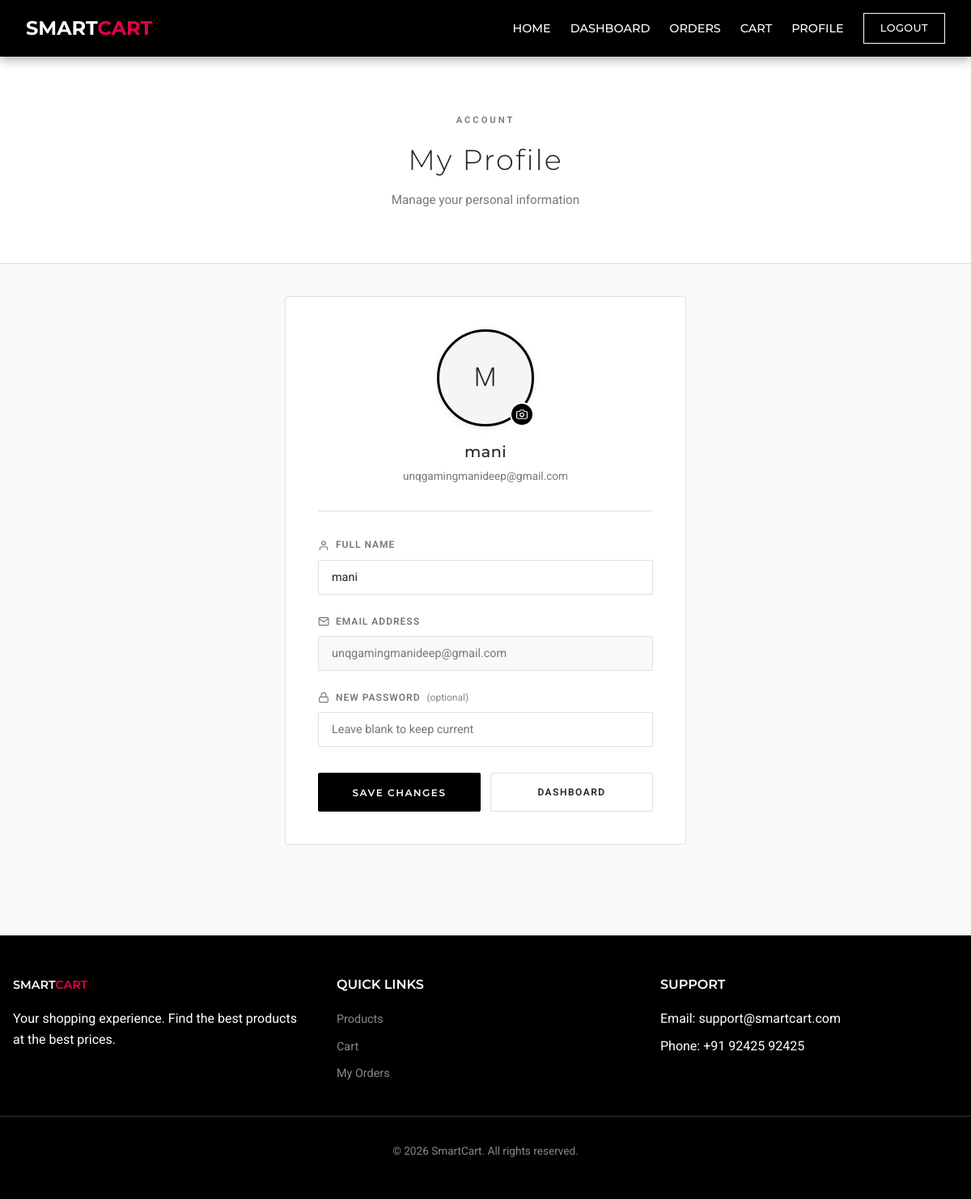
Before: /user/profile (signed in) with the older database file.
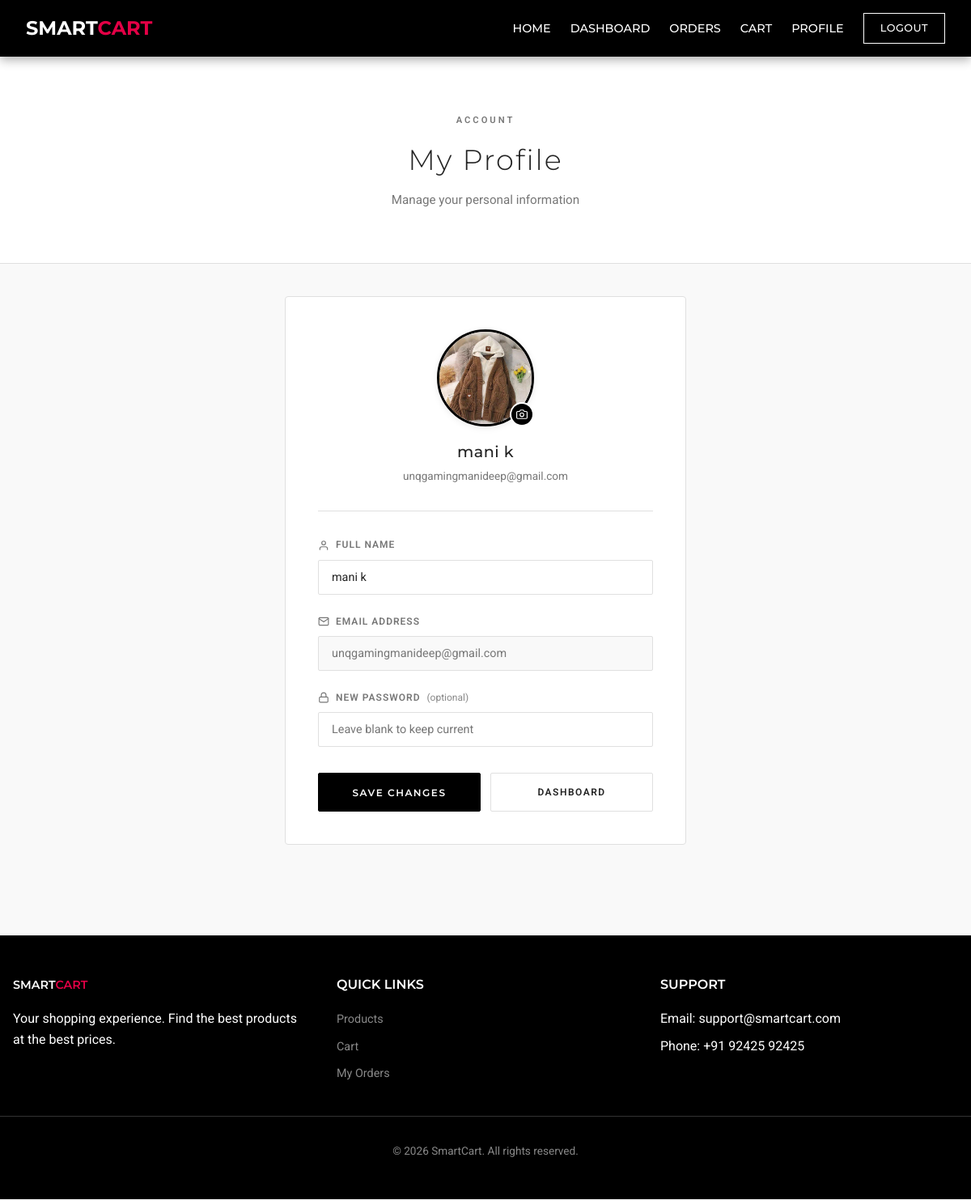
After: the same page with the newer database file.
### tables this page shows
CREATE TABLE users (
    user_id INTEGER PRIMARY KEY AUTOINCREMENT,
    name TEXT NOT NULL,
    email TEXT UNIQUE NOT NULL,
    password TEXT NOT NULL,
    address TEXT,
    profile_image TEXT
);

### app.py (the view, shortened to what this page needs)
@app.route('/user/profile', methods=['GET', 'POST'])
def user_profile():
    if 'user_id' not in session:
        flash("Please login!", "danger")
        return redirect('/user-signin')
    user_id = session['user_id']
    conn = get_db()
    cursor = conn.cursor()
    cursor.execute("SELECT * FROM users WHERE user_id = ?", (user_id,))
    user = cursor.fetchone()
    cursor.close()
    conn.close()
    return render_template("user/user_profile.html", user=user)

### app.py (called while the page is built)
def get_db():
    connection = sqlite3.connect(DB_PATH, detect_types=sqlite3.PARSE_DECLTYPES)
    connection.row_factory = sqlite3.Row
    return connection

### templates/user/user_profile.html (shortened to what this page needs)
{% extends "user/base.html" %}
{% block page_css %}
<link rel="stylesheet" href="{{ url_for('static', filename='css/user/user_profile.css') }}">
{% endblock %}
{% block content %}
<div class="profile-hero">
  <div class="profile-hero__inner">
    <span class="profile-hero__label">Account</span>
    <h1 class="profile-hero__title">My Profile</h1>
    <p class="profile-hero__desc">Manage your personal information</p>
  </div>
</div>
<div class="profile-container">
  <div class="profile-card">
    <div class="profile-avatar-section">
      <div class="profile-avatar">
        {% if user.profile_image %}
        <div id="profile-avatar" class="profile-avatar__circle">
          <img src="{{ url_for('static', filename='uploads/user_profiles/' + user.profile_image) }}"
            alt="{{ user.name }}" id="current-avatar-img" class="profile-avatar__img" />
        </div>
        {% else %}
        <div id="profile-avatar" class="profile-avatar__circle profile-avatar__circle--initial">
          <span class="profile-avatar__initial">{{ user.name[0]|upper }}</span>
        </div>
        {% endif %}
        <label for="profile-image-input" class="profile-avatar__edit">
        </label>
      </div>
      <h2 class="profile-avatar__name">{{ user.name }}</h2>
      <p class="profile-avatar__email">{{ user.email }}</p>
    </div>
    <div class="profile-divider"></div>
    <form method="POST" action="/user/profile" enctype="multipart/form-data" id="profile-form" class="profile-form">
      <div class="profile-form__group">
        <label for="profile-name" class="profile-form__label">
          <svg xmlns="http://www.w3.org/2000/svg" width="14" height="14" viewBox="0 0 24 24" fill="none"
            stroke="currentColor" stroke-width="2" stroke-linecap="round" stroke-linejoin="round">
            <path d="M20 21v-2a4 4 0 0 0-4-4H8a4 4 0 0 0-4 4v2"></path>
            <circle cx="12" cy="7" r="4"></circle>
          </svg>
          Full Name
        </label>
        <input type="text" name="name" id="profile-name" value="{{ user.name }}" required placeholder="Your full name"
          class="profile-form__input" />
      </div>
      <div class="profile-form__group">
        <label for="profile-email" class="profile-form__label">
          Email Address
        </label>
        <input type="email" name="email" id="profile-email" value="{{ user.email }}" readonly
          class="profile-form__input profile-form__input--readonly" title="Email cannot be changed" />
      </div>
      <div class="profile-form__group">
        <label for="profile-password" class="profile-form__label">
          <svg xmlns="http://www.w3.org/2000/svg" width="14" height="14" viewBox="0 0 24 24" fill="none"
            stroke="currentColor" stroke-width="2" stroke-linecap="round" stroke-linejoin="round">
            <rect x="3" y="11" width="18" height="11" rx="2" ry="2"></rect>
            <path d="M7 11V7a5 5 0 0 1 10 0v4"></path>
          </svg>
          New Password
          <span class="profile-form__optional">(optional)</span>
        </label>
        <input type="password" name="password" id="profile-password" placeholder="Leave blank to keep current"
          class="profile-form__input" />
      </div>
      <div class="profile-form__actions">
        <button type="submit" class="profile-form__btn profile-form__btn--primary">Save Changes</button>
        <a href="{{ url_for('user_dashboard') }}" class="profile-form__btn profile-form__btn--ghost">Dashboard</a>
      </div>
    </form>
  </div>
</div>
{% endblock %}

### templates/user/base.html (shortened to what this page needs)
<!DOCTYPE html>
<html lang="en">
<head>
    <link rel="stylesheet" href="{{ url_for('static', filename='css/base.css') }}">
    {% block page_css %}{% endblock %}
</head>
<body>
    <nav class="sc-nav sc-nav--glass" id="main-nav" role="navigation" aria-label="Main navigation">
        <div class="sc-nav__brand">
            <a href="{{ url_for('user_index') }}">Smart<span class="sc-u-text-brand">Cart</span></a>
        </div>
        <div class="sc-nav__links" id="nav-links">
            {% if session.get('user_id') %}
            <a href="{{ url_for('user_index') }}" class="sc-nav__link">Home</a>
            <a href="{{ url_for('user_dashboard') }}" class="sc-nav__link">Dashboard</a>
            <a href="{{ url_for('my_orders') }}" class="sc-nav__link">Orders</a>
            <a href="{{ url_for('view_cart') }}" class="sc-nav__link">Cart</a>
            <a href="{{ url_for('user_profile') }}" class="sc-nav__link">Profile</a>
            <a href="{{ url_for('user_logout') }}" class="sc-btn sc-btn--ghost sc-btn--sm">Logout</a>
            {% else %}
            <a href="{{ url_for('user_index') }}" class="sc-nav__link">Home</a>
            <a href="{{ url_for('user_signin') }}" class="sc-btn sc-btn--ghost sc-btn--sm">Sign In</a>
            <a href="{{ url_for('user_signup') }}" class="sc-btn sc-btn--primary sc-btn--sm">Sign Up</a>
            {% endif %}
        </div>
    </nav>
    <main class="container" id="main-content" role="main">
        {% block content %}{% endblock %}
    </main>
    <footer class="sc-footer">
        <div class="container footer-grid">
            <div class="footer-col">
                <h3><a href="{{ url_for('user_index') }}" style="text-decoration: none; color: inherit;">Smart<span
                            class="sc-u-text-brand">Cart</span></a></h3>
                <p>Your shopping experience. Find the best products at the best prices.</p>
            </div>
            <div class="footer-col">
                <h4>Quick Links</h4>
                <ul>
                    <li><a href="/user/products">Products</a></li>
                    <li><a href="/user/cart">Cart</a></li>
                    <li><a href="/user/my-orders">My Orders</a></li>
                </ul>
            </div>
            <div class="footer-col">
                <h4>Support</h4>
                <ul>
                    <li><span>Email: support@smartcart.com</span></li>
                    <li><span>Phone: +91 92425 92425</span></li>
                </ul>
            </div>
        </div>
        <div class="container footer-bottom">
            &copy; 2026 SmartCart. All rights reserved.
        </div>
    </footer>
</body>
</html>

### static/css/base.css (style rules this page uses)
:root { --pe-primary-black: #000000; --pe-brand-navy: #112E51; --pe-brand-navy-dark: #002F6C; --pe-accent-red: #E40046; --pe-accent-red-hover: #D22630; --pe-bg-white: #FFFFFF; --pe-bg-light: #F5F5F5; --pe-bg-light-alt: #F9F9F9; --pe-text-dark: #222222; --pe-text-muted: #777777; --pe-text-muted-alt: #888888; --pe-border-color: #E0E0E0; --pe-radius: 2px; --pe-shadow: 0 2px 8px rgba(0, 0, 0, 0.08); }
*, *::before, *::after { box-sizing: border-box; margin: 0; padding: 0; }
html, body { overflow-x: hidden; font-family: 'Roboto', sans-serif; background-color: var(--pe-bg-light-alt); color: var(--pe-text-dark); line-height: 1.6; -webkit-font-smoothing: antialiased; }
h1, h2, h3, h4, h5, h6 { font-family: 'Montserrat', sans-serif; font-weight: 600; color: var(--pe-primary-black); margin-bottom: 0.5rem; }
a { color: var(--pe-primary-black); text-decoration: none; transition: color 0.2s ease; }
.container { width: 100%; margin: 0 auto; }
button, .sc-btn { font-family: 'Montserrat', sans-serif; font-weight: 500; text-transform: uppercase; letter-spacing: 0.5px; cursor: pointer; border: none; border-radius: 0; transition: all 0.2s ease; display: inline-block; white-space: nowrap; text-align: center; }
input, select, textarea { font-family: 'Roboto', sans-serif; border: 1px solid var(--pe-border-color); border-radius: var(--pe-radius); padding: 0.75rem; outline: none; transition: border-color 0.2s; }
.sc-nav { display: flex; justify-content: space-between; align-items: center; padding: 1rem 2rem; background-color: var(--pe-bg-white); border-bottom: 1px solid var(--pe-border-color); box-shadow: 0 4px 12px rgba(0, 0, 0, 0.08); position: sticky; top: 0; z-index: 1000; transition: background-color 0.3s ease, color 0.3s ease; }
p { margin-bottom: 10px; }
.sc-nav__brand a { font-family: 'Montserrat', sans-serif; font-size: 1.5rem; font-weight: 700; color: var(--pe-primary-black); text-transform: uppercase; }
.sc-nav__brand span { color: var(--pe-accent-red); }
.sc-nav__links { display: flex; gap: 1.5rem; align-items: center; }
.sc-nav__link { font-family: 'Montserrat', sans-serif; font-size: 0.9rem; font-weight: 500; text-transform: uppercase; color: var(--pe-text-dark); }
main#main-content { min-height: calc(100vh - 200px); }
.sc-footer { background-color: var(--pe-primary-black); color: var(--pe-bg-white); padding: 3rem 0; margin-top: 3rem; }
.footer-grid { display: grid; grid-template-columns: repeat(auto-fit, minmax(250px, 1fr)); gap: 2rem; padding: 0 1rem; }
.footer-col h3, .footer-col h4 { font-family: 'Montserrat', sans-serif; text-transform: uppercase; margin-bottom: 1rem; font-size: 1rem; color: var(--pe-bg-white); }
.footer-col ul { list-style: none; padding: 0; }
.footer-col li { margin-bottom: 0.5rem; }
.footer-col a { color: var(--pe-text-muted-alt); font-size: 0.9rem; }
.footer-bottom { text-align: center; padding-top: 2rem; margin-top: 2rem; border-top: 1px solid #333; color: var(--pe-text-muted-alt); font-size: 0.85rem; }
.sc-btn--sm { padding: 0.5rem 1.25rem !important; font-size: 0.8rem; width: auto !important; border: 1px solid transparent !important; }
.sc-btn--ghost { background-color: transparent; color: var(--pe-primary-black); border: 1px solid var(--pe-primary-black) !important; }
.sc-u-text-brand { color: var(--pe-accent-red); }
#profile-avatar { width: 120px; height: 120px; border-radius: 50%; overflow: hidden; margin: 0 auto; border: 3px solid var(--pe-primary-black); box-shadow: var(--pe-shadow); background-color: var(--pe-bg-light); display: flex; align-items: center; justify-content: center; font-size: 3rem; font-weight: 600; color: var(--pe-text-muted); }

Changed rows visible on the page:
changed users "unqgamingmanideep@gmail.com": profile_image empty → "Winter_Jacket.jpg" (drawn); profile_image: picture added; name "mani" → "mani k"; name "M" → (not shown)
